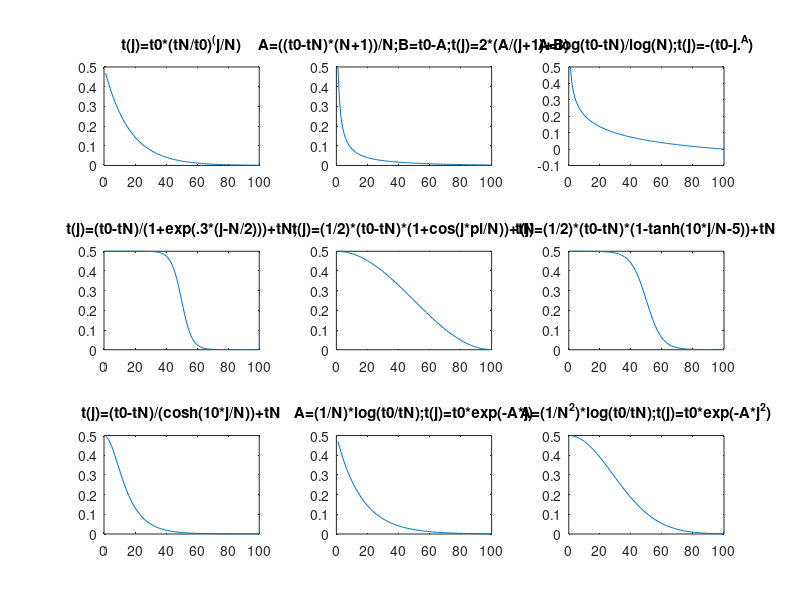

Reproduce this figure in MATLAB.
%%%%%%%%%%%%%%%%%%%%%%%%%%/
% Annealing Schedules
%%%%%%%%%%%%%%%%%%%%%%%%%%/   
function returncool = Hahn_CoolingA()   
   
 
t0=0.5;

tN=0.001;

N=100;

j=1:N;

clf;



%%%%%%%%%%%%%%%%%%%%%%%%%%/   


	%t(j)=t0-j*(t0-tN)/N
	
	%subplot(3,3,1)
	
	%plot(t)
	
%%%%%%%%%%%%%%%%%%%%%%%%%/   


	
	t(j)=t0*(tN/t0).^(j/N);
	
	subplot(3,3,1)
	
	plot(t)
	title('t(j)=t0*(tN/t0)^(j/N)')

%%%%%%%%%%%%%%%%%%%%%%%%%%/   
	
	A=((t0-tN)*(N+1))/N;
	
	B=t0-A;

	t(j)=2*(A./(j+1)+B);
	
	subplot(3,3,2)
	
	plot(t)
    title('A=((t0-tN)*(N+1))/N;B=t0-A;t(j)=2*(A/(j+1)+B)')


%%%%%%%%%%%%%%%%%%%%%%%%%%/   

	A=log(t0-tN)./log(N);

	t(j)=-(t0-j.^A);
	
	subplot(3,3,3)
	
	plot(t)
	title('A=log(t0-tN)/log(N);t(j)=-(t0-j.^A)')
	
%%%%%%%%%%%%%%%%%%%%%%%%%%/   


	t(j)=(t0-tN)./(1+exp(.3*(j-N/2)))+tN;
	
	subplot(3,3,4)
	
	plot(t)
    title('t(j)=(t0-tN)/(1+exp(.3*(j-N/2)))+tN;')

%%%%%%%%%%%%%%%%%%%%%%%%%%/   


	t(j)=(1/2)*(t0-tN)*(1+cos(j*pi/N))+tN;
	
	subplot(3,3,5)
	
	plot(t)
    title('t(j)=(1/2)*(t0-tN)*(1+cos(j*pi/N))+tN')
	
	
%%%%%%%%%%%%%%%%%%%%%%%%%%/   


	t(j)=(1/2)*(t0-tN)*(1-tanh(10*j/N-5))+tN;
	
	subplot(3,3,6)
	
	plot(t)
    title('t(j)=(1/2)*(t0-tN)*(1-tanh(10*j/N-5))+tN')
	
	
%%%%%%%%%%%%%%%%%%%%%%%%%%/   
	
	
	
	t(j)=(t0-tN)./(cosh(10*j/N))+tN;
	
	subplot(3,3,7)
	
	plot(t)
    title('t(j)=(t0-tN)/(cosh(10*j/N))+tN')
	
	
%%%%%%%%%%%%%%%%%%%%%%%%%%/   

	A=(1/N)*log(t0/tN);

	t(j)=t0*exp(-A*j);
	
	subplot(3,3,8)
	
	plot(t)
    title('A=(1/N)*log(t0/tN);t(j)=t0*exp(-A*j)')
	
	
%%%%%%%%%%%%%%%%%%%%%%%%%%/   

	A=(1/N^2)*log(t0/tN);

	t(j)=t0*exp(-A*j.^2);
	
	subplot(3,3,9)
	
	plot(t)
    title('A=(1/N^2)*log(t0/tN);t(j)=t0*exp(-A*j^2)')
	
	
%%%%%%%%%%%%%%%%%%%%%%%%%%/   
	
	
	
	
	returncool=0;
	
	
	
end
	
	
	
	
	
	






	
	
	
	
	


